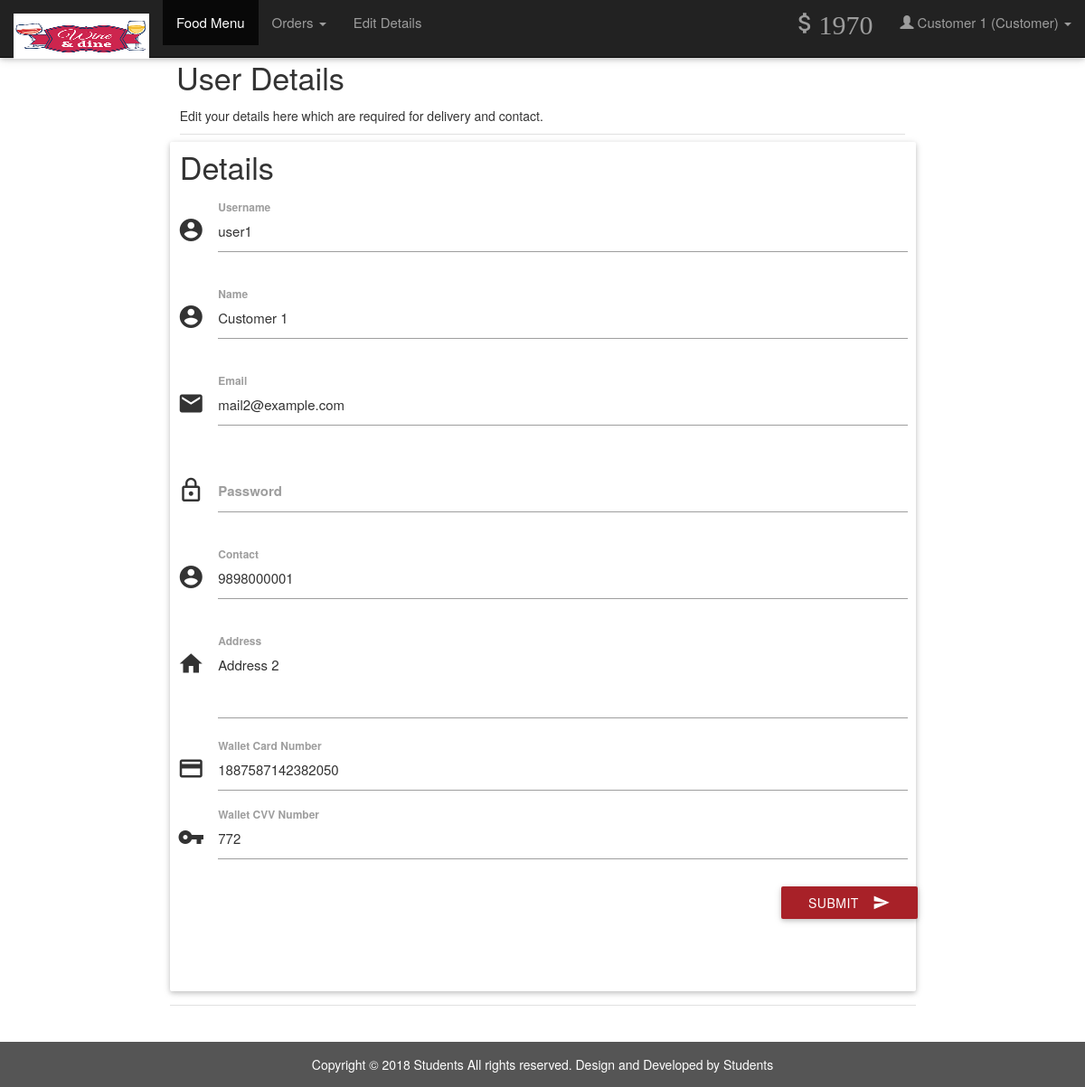
Page /details.php (signed in) on the committed database.
### tables this page shows
CREATE TABLE `wallet_details` (
  `id` int(11) NOT NULL AUTO_INCREMENT,
  `wallet_id` int(11) NOT NULL,
  `number` varchar(16) NOT NULL,
  `cvv` int(3) NOT NULL,
  `balance` int(11) NOT NULL DEFAULT 2000,
  PRIMARY KEY (`id`),
  UNIQUE KEY `wallet_id` (`wallet_id`),
  UNIQUE KEY `id` (`id`),
  CONSTRAINT `wallet_details_ibfk_1` FOREIGN KEY (`wallet_id`) REFERENCES `wallet` (`id`)
);

CREATE TABLE `users` (
  `id` int(11) NOT NULL AUTO_INCREMENT,
  `role` varchar(15) NOT NULL DEFAULT 'Customer',
  `name` varchar(15) NOT NULL,
  `username` varchar(10) NOT NULL,
  `password` varchar(16) NOT NULL,
  `email` varchar(35) DEFAULT NULL,
  `address` varchar(300) DEFAULT NULL,
  `contact` bigint(11) NOT NULL,
  `verified` tinyint(1) NOT NULL DEFAULT 0,
  `deleted` tinyint(4) NOT NULL DEFAULT 0,
  PRIMARY KEY (`id`),
  UNIQUE KEY `username` (`username`),
  UNIQUE KEY `id` (`id`)
);

### includes/wallet.php (called while the page is built)
<?php
$user_id=$_SESSION['user_id'];
$sql = mysqli_query($con, "SELECT * FROM wallet where customer_id = $user_id");
while($row1 = mysqli_fetch_array($sql)){
$wallet_id = $row1['id'];
}
$sql = mysqli_query($con, "SELECT * FROM wallet_details where wallet_id = $wallet_id");
while($row1 = mysqli_fetch_array($sql)){
$balance = $row1['balance'];
$card = $row1['number'];
$cvv = $row1['cvv'];
}
?>

### includes/connect.php (called while the page is built, shortened)
<?php
$role = $_SESSION['role'];
?>

### details.php (the view, shortened to what this page needs)
<?php
include 'includes/connect.php';
include 'includes/wallet.php';
$user_id = $_SESSION['user_id'];
$result = mysqli_query($con, "SELECT * FROM users where id = $user_id");
while($row = mysqli_fetch_array($result)){
$name = $row['name'];
$address = $row['address'];
$contact = $row['contact'];
$email = $row['email'];
$username = $row['username'];
}
	if($_SESSION['customer_sid']==session_id())
	{
		?>
<!DOCTYPE html>
<html lang="en">
<head>
<link href="css/bootstrap.min.css" type="text/css" rel="stylesheet" media="screen,projection">
  <link href="css/materialize.min.css" type="text/css" rel="stylesheet" media="screen,projection">
  <link href="js/plugins/perfect-scrollbar/perfect-scrollbar.css" type="text/css" rel="stylesheet" media="screen,projection">
</head>
<body>
  <?php include("user_menu.php");?>
<div class="container" style="margin-top:50px">
          <h4>User Details</h4>
          <div class="row">
                    <div class="col-md-12">
                    <p class="caption">Edit your details here which are required for delivery and contact.</p>
          <div class="divider"></div>
            <div class="row">
              <div class="col s12 m4 l3">
                <h4 class="header">Details</h4>
              </div>
<div>
                <div class="card-panel">
                  <div class="row">
                    <form class="formValidate" id="formValidate" method="post" action="routers/details-router.php" novalidate="novalidate"class="col s12">
                      <div class="row">
                        <div class="input-field col s12">
                          <i class="mdi-action-account-circle prefix"></i>
                          <input name="username" id="username" type="text" value="<?php echo $username;?>" data-error=".errorTxt1">
                          <label for="username" class="">Username</label>
                        </div>
                      </div>
                      <div class="row">
                        <div class="input-field col s12">
                          <i class="mdi-action-account-circle prefix"></i>
                          <input name="name" id="name" type="text" value="<?php echo $name;?>" data-error=".errorTxt2">
                          <label for="name" class="">Name</label>
                        </div>
                      </div>
                      <div class="row">
                        <div class="input-field col s12">
                          <i class="mdi-communication-email prefix"></i>
                          <input name="email" id="email" type="email" value="<?php echo $email;?>" data-error=".errorTxt3">
                          <label for="email" class="">Email</label>
                        </div>
                      </div>
                      <div class="row">
                        <div class="input-field col s12">
                          <i class="mdi-action-lock-outline prefix"></i>
                          <input name="password" id="password" type="password" data-error=".errorTxt4">
                          <label for="password" class="">Password</label>
                        </div>
                      </div>
                      <div class="row">
                        <div class="input-field col s12">
                          <i class="mdi-action-account-circle prefix"></i>
                          <input name="phone" id="phone" type="number" value="<?php echo $contact;?>" data-error=".errorTxt5">
                          <label for="phone" class="">Contact</label>
                        </div>
                      </div>
                      <div class="row">
                        <div class="input-field col s12">
                          <i class="mdi-action-home prefix"></i>
                          <textarea name="address" id="address" class="materialize-textarea validate" data-error=".errorTxt6"><?php echo $address;?></textarea>
                          <label for="address" class="">Address</label>
                        </div>
                          <div class="input-field col s12">
                            <i class="mdi-action-credit-card prefix"></i>
                            <input name="cc_number" value="<?php echo $card;?>" id="cc_number" type="text" data-error=".errorTxt2" required readonly>
                            <label for="cc_number" class="">Wallet Card Number</label>
                          </div>
                          <div class="input-field col s12">
                            <i class="mdi-communication-vpn-key prefix"></i>
                            <input name="cvv_number" value="<?php echo $cvv;?>" id="cvv_number" type="text" data-error=".errorTxt3" required readonly>
                            <label for="cvv_number" class="">Wallet CVV Number</label>
                          </div>
                        <div class="row">
                          <div class="input-field col s12">
                            <button class="btn cyan waves-effect waves-light right" type="submit" name="action">Submit
                              <i class="mdi-content-send right"></i>
                            </button>
                          </div>
                        </div>
                      </div>
                    </form>
                  </div>
                </div>
              </div>
            <div class="divider"></div>
                    </div>
          </div>
</div>
 </div>
 <?php include("footer.php");?>
</body>
</html>
<?php
	}
?>

### user_menu.php (shortened to what this page needs)
<nav class="navbar navbar-inverse navbar-fixed-top">
          <div class="container-fluid">
            <div class="navbar-header">
              <a class="navbar-brand" href="#"><img src="images/l2.png" alt="logo" width="150px"; height="50px"></a>
            </div>
            <div class="collapse navbar-collapse" id="myNavbar">
              <ul class="nav navbar-nav">
                <li class="active"><a href="index.php">Food Menu</a></li>
                <li class="dropdown">
                <a class="dropdown-toggle" data-toggle="dropdown" href="#">Orders
                <span class="caret"></span></a>
                </li>
                <li><a href="details.php"> Edit Details</a>
              </ul>
              <ul class="nav navbar-nav navbar-right">
                      <li><a href="#" ><i class="mdi-editor-attach-money"><?php echo $balance;?></i></a>
                      </li>
                      <li class="dropdown">
                <a class="dropdown-toggle" data-toggle="dropdown" href="#"><span class="glyphicon glyphicon-user"></span> <?php echo $name;?> (<?php echo $role;?>)
                <span class="caret"></span></a>
              </li>
              </ul>
            </div>
          </div>
        </nav>

### details.php (style rules this page uses)
.input-field label.active { width:100%; }

### rows in the picture
wallet_details: balance "1970", cc_number "1887587142382050", cvv_number "772"
users: name "Customer 1", username "user1", email "mail2@example.com", phone "9898000001", address "Address 2"

### other values in the picture
$role "Customer"
